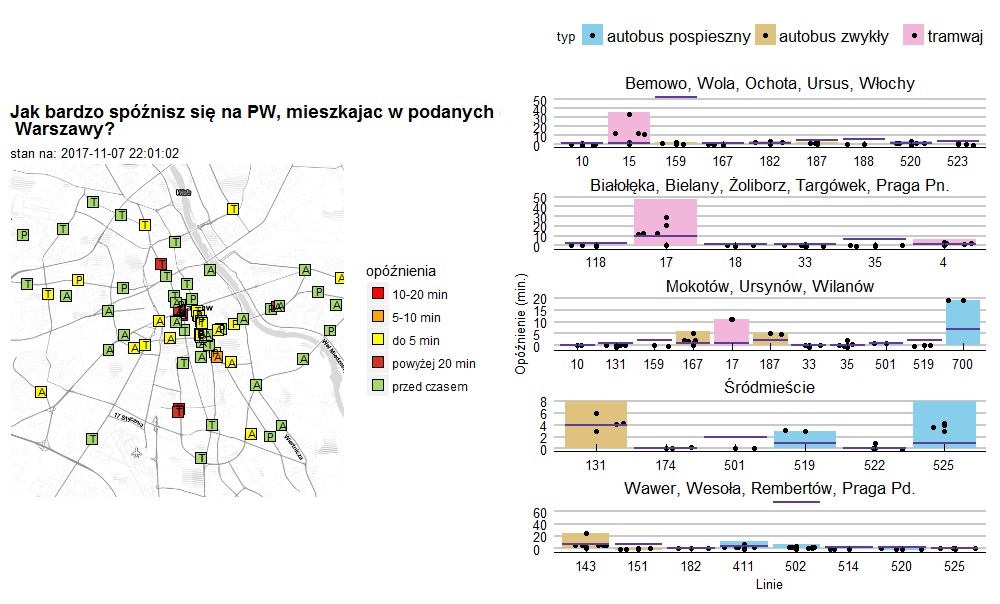

Recreate this plot in R.
library("rvest")
library("httr")
library("jsonlite")
library("ggplot2")
library("stringi")
library("ggthemes")
library("ggmap")
library("sqldf")
library("grid")
library("gridExtra")
# Chcemy przedstawić opóźnienia linii które dojeżdżają do Politechniki
# Stwierdziłyśmy, że interesujący będzie podział Warszawy na dzielnice, a w naszym 
# przypadku skumulowane dzielnice przedstawiające kierunki. Tym samym możemy sprawdzić, 
# czy któryś z kierunków ma przewagę konkurencyjną w dowożeniu pasażerów bez opóźnień.

#setwd("C:\\Users\\Majka\\Documents\\MINI\\techniki")
#setwd("C:/Users/Karola/Documents/Materiały/Magisterka/Techniki Wizualizacji Danych/Projekt1")

# Zaczynamy od zdefiniowania, które linie są interesujące dla naszego zagadnienia

linie <- "167,174,182,187,188,523,10,14,15,131,501,519,522,700,143,411,502,514,520,525,151,118,17,33,159,181,4,18,35"
token2 <- "35dbb2ebd27b23cfbec359dbd560adf2d4a5b27b"

# wyciagamy pełne dane
res_full <- GET(url = paste0("https://vavel.mini.pw.edu.pl/api/vehicles/v1/full/?line=", linie),
           add_headers(Authorization = paste("Token", token2)))
dane_full<-jsonlite::fromJSON(as.character(res_full))
dane_full<-do.call(cbind.data.frame, dane_full)

# dodajemy nowe zmienne 

# dzielnica - mówi nam, do jakiej grupy dzielnic zaliczamy daną linię
# Ponieważ wiele studentów jadąc na PW korzysta z takich przystankóW jak pl. Konstytucji,
# Metro Politechnika, GUS, Nowowiejska, czy Koszykowa, postanowiłyśmy także je uwzględnić.

# w tym celu obrysowałyśmy wszystkie te przystanki prostokątem zawierającym tylko je 
# i żadnego innego przystanku. 
# Ponadto, chcemy śledzić tylko te autobusy, które nie przejechały jeszcze tego obszaru 
# w tym celu potrzebujemy współrzędnych wierzchołka oraz informacji którędy wjeżdża/ wyjeżdza 
# dany autobus/tramwaj

# kierunek - koduje, skąd dana linia wieżdża do obszaru PW

kierunek<-rep("x",nrow(dane_full))
dzielnica<-rep("dzielnica_0",nrow(dane_full))

for(i in 1:nrow(dane_full)){
  if (dane_full$line[i]=='167' & dane_full$courseDirection[i]=='Siekierki-Sanktuarium') {
    dzielnica[i]='Bemowo, Wola, Ochota, Ursus, Włochy'
    kierunek[i]="L"
  }
  if (dane_full$line[i]=='174' & dane_full$courseDirection[i]=='Bokserska') {
    dzielnica[i]='Śródmieście'
    kierunek[i]="G"
  }
  if (dane_full$line[i]=='182' & dane_full$courseDirection[i]=='Witolin') {
    dzielnica[i]='Bemowo, Wola, Ochota, Ursus, Włochy'
    kierunek[i]="L"
  }
  if (dane_full$line[i]=='187' & dane_full$courseDirection[i]=='Ursus-Niedźwiadek') {
    dzielnica[i]='Mokotów, Ursynów, Wilanów'
    kierunek[i]="P"
  }
  if (dane_full$line[i]=='188' & dane_full$courseDirection[i]=='Gocławek Wschodni') {
    dzielnica[i]='Bemowo, Wola, Ochota, Ursus, Włochy'
    kierunek[i]="P"
  }
  if (dane_full$line[i]=='523' & dane_full$courseDirection[i]=='Stare Bemowo') {
    dzielnica[i]='Wawer, Wesoła, Rembertów, Praga Pd.'
    kierunek[i]="P"
  }
  if (dane_full$line[i]=='10' & dane_full$courseDirection[i]=='os.Górczewska'){
    
   dzielnica[i]='Mokotów, Ursynów, Wilanów'
   kierunek[i]="P"
  }
  if (dane_full$line[i]=='14' & dane_full$courseDirection[i]=='Banacha'){
   dzielnica[i]='Mokotów, Ursynów, Wilanów'
   kierunek[i]="P"
  }
  if (dane_full$line[i]=='15' & dane_full$courseDirection[i]=='Marymont-Potok') {
    dzielnica[i]='Bemowo, Wola, Ochota, Ursus, Włochy'
    kierunek[i]="L"
  }
    if (dane_full$line[i]=='131' & dane_full$courseDirection[i]=='Dw.Centralny') {
      dzielnica[i]='Mokotów, Ursynów, Wilanów'
      kierunek[i]="D"
    }
  if (dane_full$line[i]=='501' & dane_full$courseDirection[i]=='Dw.Centralny') {
    dzielnica[i]='Mokotów, Ursynów, Wilanów'
    kierunek[i]="D"}
  if (dane_full$line[i]=='519' & dane_full$courseDirection[i]=='Dw.Centralny') {
    dzielnica[i]='Mokotów, Ursynów, Wilanów'
    kierunek[i]="D"}
  if (dane_full$line[i]=='522' & dane_full$courseDirection[i]=='Branickiego') {
    dzielnica[i]='Śródmieście'
    kierunek[i]="G"}
    if (dane_full$line[i]=='700' & dane_full$courseDirection[i]=='Dw.Centralny') {
      dzielnica[i]='Mokotów, Ursynów, Wilanów'
      kierunek[i]="D"}
  if (dane_full$line[i]=='143' & dane_full$courseDirection[i]=='GUS') {
    dzielnica[i]='Wawer, Wesoła, Rembertów, Praga Pd.'
    kierunek[i]="P"}
  if (dane_full$line[i]=='411' & dane_full$courseDirection[i]=='Stara Miłosna') {
    dzielnica[i]='Śródmieście'
    kierunek[i]="X"}
  if (dane_full$line[i]=='502' & dane_full$courseDirection[i]=='Stara Miłosna') {
    dzielnica[i]='Śródmieście'
    kierunek[i]="x"}
  if (dane_full$line[i]=='514' & dane_full$courseDirection[i]=='Wola Grzybowska') {
    dzielnica[i]='Śródmieście'
    kierunek[i]="x"}
  if (dane_full$line[i]=='520' & dane_full$courseDirection[i]=='Marysin') {
    dzielnica[i]='Bemowo, Wola, Ochota, Ursus, Włochy'
    kierunek[i]="G"}
  if (dane_full$line[i]=='525' & dane_full$courseDirection[i]=='Dw.Centralny') {
    dzielnica[i]='Wawer, Wesoła, Rembertów, Praga Pd.'
    kierunek[i]="P"}
  if (dane_full$line[i]=='151' & dane_full$courseDirection[i]=='Rechniewskiego') {
    dzielnica[i]='Śródmieście'
  kierunek[i]="x"}
  if (dane_full$line[i]=='118' & dane_full$courseDirection[i]=='Metro Politechnika') {
    dzielnica[i]='Białołęka, Bielany, Żoliborz, Targówek, Praga Pn.'
  kierunek[i]="G"}
  if (dane_full$line[i]=='17' & dane_full$courseDirection[i]=='Tarchomin Kościelny') {
    dzielnica[i]='Mokotów, Ursynów, Wilanów'
  kierunek[i]="D"}
  if (dane_full$line[i]=='33' & dane_full$courseDirection[i]=='Kielecka') {
    dzielnica[i]='Białołęka, Bielany, Żoliborz, Targówek, Praga Pn.'
  kierunek[i]="G"}
  if (dane_full$line[i]=='159' & dane_full$courseDirection[i]=='CH Blue City') {
    dzielnica[i]='Mokotów, Ursynów, Wilanów'
  kierunek[i]="G"}
  if (dane_full$line[i]=='4' & dane_full$courseDirection[i]=='Wyścigi') {
    dzielnica[i]='Białołęka, Bielany, Żoliborz, Targówek, Praga Pn.'
  kierunek[i]="G"}
  if (dane_full$line[i]=='18' & dane_full$courseDirection[i]=='Woronicza') {
    dzielnica[i]='Białołęka, Bielany, Żoliborz, Targówek, Praga Pn.'
  kierunek[i]="G"}
  if (dane_full$line[i]=='35' & dane_full$courseDirection[i]=='Nowe Bemowo') {
    dzielnica[i]='Mokotów, Ursynów, Wilanów'
  kierunek[i]="P"}
  
  if (dane_full$line[i]=='167' & dane_full$courseDirection[i]=='Znana') {
    dzielnica[i]='Mokotów, Ursynów, Wilanów'
  kierunek[i]="D"}
  if (dane_full$line[i]=='174' & dane_full$courseDirection[i]=='Rondo ONZ') {
    dzielnica[i]='Mokotów, Ursynów, Wilanów'
  kierunek[i]="D"}
  if (dane_full$line[i]=='182' & dane_full$courseDirection[i]=='Dw.Zachodni') {
    dzielnica[i]='Wawer, Wesoła, Rembertów, Praga Pd.'
  kierunek[i]="P"}
  if (dane_full$line[i]=='187' & dane_full$courseDirection[i]=='Stegny') {
    dzielnica[i]='Bemowo, Wola, Ochota, Ursus, Włochy'
  kierunek[i]="L"}
  if (dane_full$line[i]=='188' & dane_full$courseDirection[i]=='Lotnisko Chopina') {
    dzielnica[i]='Wawer, Wesoła, Rembertów, Praga Pd.'
  kierunek[i]="L"}
  if (dane_full$line[i]=='523' & dane_full$courseDirection[i]=='PKP Olszynka Grochowska') {
    dzielnica[i]='Bemowo, Wola, Ochota, Ursus, Włochy'
  kierunek[i]="L"}
  if (dane_full$line[i]=='10' & dane_full$courseDirection[i]=='Wyścigi') {
    dzielnica[i]='Bemowo, Wola, Ochota, Ursus, Włochy'
  kierunek[i]="G"}
  if (dane_full$line[i]=='14' & dane_full$courseDirection[i]=='Metro Wilanowska') {
    dzielnica[i]='Bemowo, Wola, Ochota, Ursus, Włochy'
  kierunek[i]="L"}
  if (dane_full$line[i]=='15' & dane_full$courseDirection[i]=='P+R Al.Krakowska') {
    dzielnica[i]='Białołęka, Bielany, Żoliborz, Targówek, Praga Pn.'
  kierunek[i]="P"}
  if (dane_full$line[i]=='131' & dane_full$courseDirection[i]=='Sadyba') {
    dzielnica[i]='Śródmieście'
  kierunek[i]="G"}
  if (dane_full$line[i]=='501' & dane_full$courseDirection[i]=='Stegny') {
    dzielnica[i]='Śródmieście'
  kierunek[i]="G"}
  if (dane_full$line[i]=='519' & dane_full$courseDirection[i]=='Powsin-Park Kultury') {
    dzielnica[i]='Śródmieście'
  kierunek[i]="G"}
  if (dane_full$line[i]=='522' & dane_full$courseDirection[i]=='Dw.Centralny') {
    dzielnica[i]='Mokotów, Ursynów, Wilanów'
  kierunek[i]="D"}
  if (dane_full$line[i]=='700' & dane_full$courseDirection[i]=='Pańska') {
    dzielnica[i]='Śródmieście'
  kierunek[i]="G"}
  if (dane_full$line[i]=='143' & dane_full$courseDirection[i]=='Rembertów-Kolonia') {
    dzielnica[i]='Śródmieście'
  kierunek[i]="X"}
  if (dane_full$line[i]=='411' & dane_full$courseDirection[i]=='Metro Politechnika') {
    dzielnica[i]='Wawer, Wesoła, Rembertów, Praga Pd.'
  kierunek[i]="P"}
  if (dane_full$line[i]=='502' & dane_full$courseDirection[i]=='Metro Politechnika') {
    dzielnica[i]='Wawer, Wesoła, Rembertów, Praga Pd.'
  kierunek[i]="P"}
  if (dane_full$line[i]=='514' & dane_full$courseDirection[i]=='Metro Politechnika') {
    dzielnica[i]='Wawer, Wesoła, Rembertów, Praga Pd.'
  kierunek[i]="P"}
  if (dane_full$line[i]=='520' & dane_full$courseDirection[i]=='Płocka-Szpital') {
    dzielnica[i]='Wawer, Wesoła, Rembertów, Praga Pd.'
  kierunek[i]="P"}
  if (dane_full$line[i]=='525' & dane_full$courseDirection[i]=='Międzylesie') {
    dzielnica[i]='Śródmieście'
  kierunek[i]="G"}
  if (dane_full$line[i]=='151' & dane_full$courseDirection[i]=='Nowowiejska') {
    dzielnica[i]='Wawer, Wesoła, Rembertów, Praga Pd.'
  kierunek[i]="P"}
  if (dane_full$line[i]=='118' & dane_full$courseDirection[i]=='Bródno-Podgrodzie') {
    dzielnica[i]='Śródmieście'
  kierunek[i]="X"}
  if (dane_full$line[i]=='17' & dane_full$courseDirection[i]=='Woronicza') {
    dzielnica[i]='Białołęka, Bielany, Żoliborz, Targówek, Praga Pn.'
  kierunek[i]="G"}
  if (dane_full$line[i]=='33' & dane_full$courseDirection[i]=='Metro Młociny') {
    dzielnica[i]='Mokotów, Ursynów, Wilanów'
  kierunek[i]="D"}
  if (dane_full$line[i]=='159' & dane_full$courseDirection[i]=='EC Siekierki') {
    dzielnica[i]='Bemowo, Wola, Ochota, Ursus, Włochy'
  kierunek[i]="L"}
  if (dane_full$line[i]=='4' & dane_full$courseDirection[i]=='Żerań Wschodni') {
    dzielnica[i]='Mokotów, Ursynów, Wilanów'
  kierunek[i]="P"}
  if (dane_full$line[i]=='18' & dane_full$courseDirection[i]=='Ratuszowa-ZOO') {
    dzielnica[i]='Mokotów, Ursynów, Wilanów'
  kierunek[i]="P"}
  if (dane_full$line[i]=='35' & dane_full$courseDirection[i]=='Wyścigi') {
    dzielnica[i]='Białołęka, Bielany, Żoliborz, Targówek, Praga Pn.'
  kierunek[i]="G"}
}

# 'doklejamy' potrzebne nam informacje do pierwotnej ramki danych
dane<-cbind(dane_full, dzielnica,kierunek)

# wybieramy tylko te kursy, które jeszcze nie minęły okolic PW

kier_L<- dane[which(dane$kierunek=="L"),]
nieprzjechly_z_kier_L<- kier_L[-which(kier_L$lon>21.029877),]
kier_P<- dane[which(dane$kierunek=="P"),]
nieprzjechly_z_kier_P<- kier_P[-which(kier_P$lon<21.0137),]
kier_G<- dane[which(dane$kierunek=="G"),]
nieprzjechly_z_kier_G<- kier_G[-which(kier_G$lat<52.20889),]
kier_D<- dane[which(dane$kierunek=="D"),]
nieprzjechly_z_kier_D<- kier_D[-which(kier_D$lat>52.22713),]

# ramka danych
dane_przed_przyjazdem<-rbind(nieprzjechly_z_kier_D,nieprzjechly_z_kier_G,nieprzjechly_z_kier_P,nieprzjechly_z_kier_L)

# wybieramy tylko interesujące nas zmienne 
# colnames(dane_przed_przyjazdem)
dane_wykres <- dane_przed_przyjazdem[,c(2,4,5,9,29,36,37)]
dane_wykres$delay <- round(dane_wykres$delay/60,0)
# "line" "delay" "dzielnica" "timetableStatus" kierunek" i jeszcze wspł. GPS do mapki

# liczę średnią dla linii w dzielnicy
d <- aggregate(dane_wykres$delay,by=list(dane_wykres$dzielnica,dane_wykres$line),FUN="mean",data=dane_wykres)
colnames(d) <- c("dzielnica","line","delay")
d$line <- as.factor(d$line)
tram <- c(10,14,15,17,35,18,4,33)
d$typ <- ifelse(d$line %in% tram,"tramwaj",ifelse(d$line %in% c(523,501,519,522,700,411,502,514,520,525),"autobus pospieszny", "autobus zwykły"))
d$delay <- round(d$delay,0)

godzina <- Sys.time() #dokładna godzina, w której pobieramy dane

#teraz wyliczamy średnią dla każdej linii w każdej dzielnicy z ostatnich
# 7 dni:

wzor <- paste0("^ZTM_",format(Sys.Date()-7,"%Y_%m_%d"))

# lista_plikow <- list.files("C:\\Users\\Kinga\\Desktop\\proj1", pattern="ZTM_")
# lista_plikow_adresy <- list.files("C:\\Users\\Kinga\\Desktop\\proj1", pattern="ZTM_",full.names = TRUE)
lista_plikow <- list.files("C:\\Users\\Karola\\Desktop\\proj1", pattern="ZTM_")
lista_plikow_adresy <- list.files("C:\\Users\\Karola\\Desktop\\proj1", pattern="ZTM_",full.names = TRUE)

do_sr <- which(stri_detect_regex(lista_plikow,wzor))
do_sr <- do_sr[1]:length(lista_plikow)
lista_plikow_adresy <- lista_plikow_adresy[do_sr] #adresy plików nas interesujacych
# - potrzebne do wczytania
do_sr <- lista_plikow[do_sr] #interesująca nas lista plików 7 dni wstecz

# teraz musimy wyciągnąc interesującą nas godzine wraz z indeksami plików, które
# chcemy wczytać:
godz_plik <- which(substr(do_sr,start=16,stop=17)==substr(godzina,start=12,stop=13))

# tworzymy ramkę danych ze średnimi:
plik2 <- data.frame()
for(i in 1:length(godz_plik))
{
  plik <- read.csv(lista_plikow_adresy[godz_plik[i]],header=T)
  plik2 <- rbind(plik,plik2)
}

#plik2 - ramka danych, zawierająca obserwacje z 7 dni wstecz dla ustalonej godziny
plik2_wykres <- plik2[,c(3,10,37)]
#colnames(plik2) #3,10,30,37,38 - to są te same kolumny, co dla dane_przed_przyjazdem, 
#przesunięcie, bo mamy "X" w tej ramce danych

# wyliczamy średnią dla każdej linii w każdej dzielnicy - dla 7 ostatnich dni
# dla wybranej przez nas godziny - czyli chwili, w której pobieramy dane
p <- aggregate(plik2_wykres$delay,by=list(plik2_wykres$dzielnica,plik2_wykres$line),FUN="mean",data=plik2_wykres)
colnames(p) <- c("dzielnica","line","delay")
p$line <- as.factor(p$line)
p$delay <- round(p$delay/60,0)
tram <- c(10,14,15,17,35,18,4,33)
p$typ <- ifelse(p$line %in% tram,"tramwaj",ifelse(p$line %in% c(523,501,519,522,700,411,502,514,520,525),"autobus pospieszny", "autobus zwykły"))

# może zdarzyć się tak, że mamy np. weekend i niektóre kursy nie jeżdżą
# albo coś innego. musimy zatem dopasować ramkę danych p do ramki danych d - 
# tak, aby móc p nanieść na wykres z d - chodzi o liczbę wierszy generalnie:
# nrow(p) #48
# nrow(d) #43
# np. w danej chiwli nie ma 159 w d, a w p jest

dane_wykres_srednia_teraz<-sqldf("SELECT dw.line, dw.delay, dw.dzielnica, d.delay as delay_sr_teraz, d.typ FROM dane_wykres dw
            LEFT JOIN d ON dw.dzielnica=d.dzielnica and dw.line=d.line")

dane_wykres_tydzien<-sqldf("SELECT d.*, p.delay as delay_sr_tydzien  FROM dane_wykres_srednia_teraz d
            LEFT JOIN p ON d.dzielnica=p.dzielnica and d.line=p.line")

#wyrzucamy z wykresu kursy, które są spóźnione ponad godzinę - aby poprawić czytelność 
wyrzuc <- which(dane_wykres_tydzien$delay>60)
if(length(wyrzuc>0))
{
  dane_wykres_tydzien <- dane_wykres_tydzien[-wyrzuc,]
}

slupki <- ggplot(dane_wykres_tydzien,aes(x=line,y=delay_sr_teraz,fill=typ))+
  geom_col(aes(x=line,y=delay_sr_teraz))+
  geom_point(aes(x=line,y=delay))+
  geom_jitter()+
  scale_fill_manual(values=c("skyblue","#dfc27d","#f1b6da"))+
  facet_wrap(~dzielnica,scales="free",nrow=length(unique(dane_wykres_tydzien$dzielnica)))+
  labs(x="Linie",y="Opóźnienie (min.)")+
  theme_economist_white(base_size=10,gray_bg=FALSE)+
  geom_errorbar(aes(ymin=delay_sr_tydzien,ymax=delay_sr_tydzien),size=1,col="#5e3c99")

### teraz rysujemy mapkę:

pospieszna<-c(523,501,519,522,411,502,514,520,525)
dane_wykres$opóźnieniek <- ifelse(dane_wykres$line %in% tram,"T","A")
dane_wykres$opóźnieniek2 <- ifelse(dane_wykres$line %in% pospieszna,"P",dane_wykres$opóźnieniek)

#pobieram mapę
k<-get_map(location = c(lon = 21, lat = 52.22),zoom=12, maptype = "toner-lite")
# wszystkie nazwy toner- . . .  są  czarno białe ale lit chyba najlepsze
dane_wykres$typ_pojazdu<-ifelse(dane_wykres$opóźnieniek2=="T","tramwaj","autobus")
dane_wykres$typ_pojazdu<-ifelse(dane_wykres$opóźnieniek2=="P","linia pospieszna",dane_wykres$typ_pojazdu)
legend_title <- "opóźnienie w min"

dane_wykres$opkate<-ifelse(dane_wykres$delay>0,"do 5 min","przed czasem")
dane_wykres$opkate<-ifelse(dane_wykres$delay>5,"5-10 min",dane_wykres$opkate)
dane_wykres$opkate<-ifelse(dane_wykres$delay>10,"10-20 min",dane_wykres$opkate)
dane_wykres$opkate<-ifelse(dane_wykres$delay>20,"powyżej 20 min",dane_wykres$opkate)

cols <- c("powyżej 20 min" = "#d73027", "10-20 min" = "red", "5-10 min" = "orange", "do 5 min" = "yellow","przed czasem" = "#a6d96a")


mapa <- ggmap(k)+
  geom_point(aes(x = lon, y = lat,fill=opkate),
             data = dane_wykres,size=4,colour="black",pch=22)+
  geom_text(data = dane_wykres, aes(x = lon, y = lat, label = opóźnieniek2), 
            size = 3, vjust = 0.4, hjust = 0.3,color="black")+
  scale_fill_manual(name="opóźnienia",values=cols)+
  ggtitle("Jak bardzo spóźnisz się na PW, mieszkajac w podanych dzielnicach \n Warszawy?",subtitle=paste0("stan na: ",godzina)) + 
  theme(plot.title = element_text(lineheight=.8, face="bold"))+
  theme(axis.line=element_blank(),
        axis.text.x=element_blank(),
        axis.text.y=element_blank(),
        axis.ticks=element_blank(),
        axis.title.x=element_blank(),
        axis.title.y=element_blank(),
        panel.background=element_blank(),
        panel.border=element_blank(),
        panel.grid.major=element_blank(),
        panel.grid.minor=element_blank(),
        plot.background=element_blank())


grid.arrange(grobs=list(mapa, slupki), ncol = 2, main = tytul)
